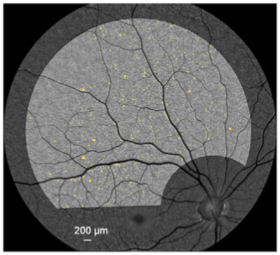
#> input picture img/eye_original.png, 280 x 255 px
$ python detect_amyloid_plaque.py
#> lines starting #> are read from the running program, lines starting #| are printed output that depends on the picture
import numpy as np
import cv2
import sys
sys.setrecursionlimit(10000)

dx = [0,0,-1,1]
dy = [1,-1,0,0]

img = cv2.imread('./img/eye_original.png') #파일명
#> img is the input picture: shape (255, 280, 3); mean B, G, R 97.3, 97.8, 97.8
img = cv2.cvtColor(img, cv2.COLOR_BGR2GRAY)
#> img: shape (255, 280)
canvas = np.zeros(shape=img.shape, dtype=np.uint8)
detection_height_arr = []
detection_width_arr = []
cnt_255 = []
# canvas.fill(255)
# 200um 가 픽셀값이 175~211에 속해서 같이 나타남.
# 이거는 gray scale 조정할때 RGB 값의 가중치를 두어서 특정픽셀의 값만 추출가능 해보임.
for color_ in range(175,211):
    canvas[np.where(img == [color_])] = [255]

height , width = canvas.shape

def dfs(hei_,wid_):
    global cnt
    canvas[hei_][wid_] = 0
    cnt += 1
    for i in range(4):
        hei = hei_ + dx[i]
        wid = wid_ + dy[i]
        if hei < 0 or wid < 0 or hei >= height or wid >= width:
            continue
        if canvas[hei][wid] == 255:
            dfs(hei,wid)

for i in range(height):
    for j in range(width):
        if canvas[i][j] == 255:
            cnt = 0
            dfs(i,j)
            if 0 < cnt < 10:
                # 크기가 0이상 10이하인 픽셀의 위치값 받아오기 10이하인이유: 이미지 잡음을 줄이기위해서
                # 커다란 거면 pixel 개수가 뭉쳐있을 확률이 높음
                print(f'아밀로이드 플라크 검출 위치 height : {i} width : {j}')
                detection_height_arr.append(i)
                detection_width_arr.append(j)
            cnt_255.append(cnt)


print(f'아밀로이드 플라크 크기 : {cnt_255}')
# 아밀로이드 플라크 크기
# print(f'잡음제거 전 아밀로이드 플라크 개수 : {len(cnt_255)}')
# 아밀로이드 플라크 개수

img = cv2.imread('./img/eye_original.png')
# img = np.zeros(shape=img.shape, dtype=np.uint8)

for i in range(len(detection_height_arr)):
    img = cv2.circle(img, (detection_width_arr[i],detection_height_arr[i]), 4, (255,255,255), 1)
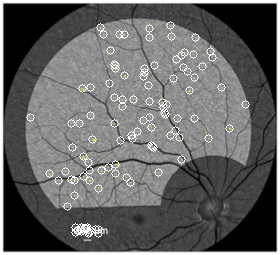
#> img: shape (255, 280, 3); mean B, G, R 100.7, 101.2, 101.1
print(f'아밀로이드 플라크 개수 : {len(detection_height_arr)}')
cv2.imshow('amyloiad detection',img)
cv2.waitKey(0)
cv2.destroyAllWindows()

# cv2.imwrite('eye_final_2.png', canvas)
# 이미지 저장하려면 이거 할 것.
